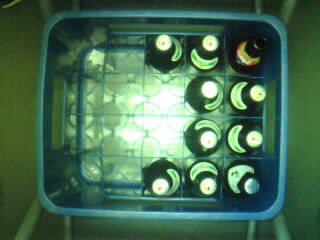
#> input picture samples/file-2020-02-05 11:36:07.632.jpg, 320 x 240 px
$ python barrel_distortion.py
#> lines starting #> are read from the running program, lines starting #| are printed output that depends on the picture
#> further down, src is the input picture: shape (240, 320, 3); mean B, G, R 82.2, 110, 71
import math
import cv2
import numpy as np

# adapted from https://stackoverflow.com/a/26613004/2752278

def remove_barrel(src, distortion, focal_length):
#> called with distortion = -0.0001, focal_length = 8
    width  = src.shape[1]
#> width = 320
    height = src.shape[0]
#> height = 240

    distCoeff = np.zeros((4,1),np.float64)

    k1 = distortion; # negative to remove barrel distortion
    k2 = 0.0;
    p1 = 0.0;
    p2 = 0.0;

    distCoeff[0,0] = k1;
    distCoeff[1,0] = k2;
    distCoeff[2,0] = p1;
    distCoeff[3,0] = p2;

    # assume unit matrix for camera
    cam = np.eye(3,dtype=np.float32)

    cam[0,2] = width/2.0  # define center x
    cam[1,2] = height/2.0 # define center y
    cam[0,0] = focal_length        # define focal length x
    cam[1,1] = focal_length        # define focal length y

    return cv2.undistort(src,cam,distCoeff)
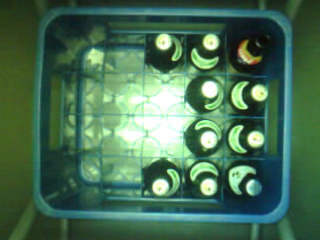
#> returned value: shape (240, 320, 3); mean of channels 0, 1, 2 84.2, 111.3, 71.5; drawn as B, G, R

if __name__ == '__main__':
    src = cv2.imread("./samples/file-2020-02-05 11:36:07.632.jpg")
    dst = remove_barrel(src, -1.0e-4, 8.)
    cv2.imshow('dst', dst)
    cv2.waitKey(0)

$ run again, with samples/file-2020-02-05 11:08:08.438.jpg copied over samples/file-2020-02-05 11:36:07.632.jpg
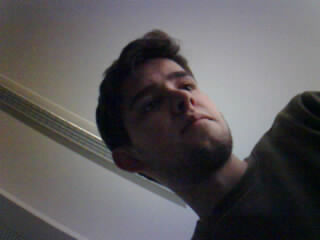
#> input picture samples/file-2020-02-05 11:08:08.438.jpg, 320 x 240 px
#> src is the input picture: shape (240, 320, 3); mean B, G, R 90, 88.4, 91.2
#> in remove_barrel, `return cv2.undistort(src,cam,distCoeff)`:
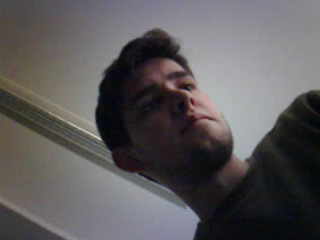
#> returned value: shape (240, 320, 3); mean of channels 0, 1, 2 91, 89.5, 92.4; drawn as B, G, R

$ run again, with samples/file-2020-02-05 11:08:39.502.jpg copied over samples/file-2020-02-05 11:36:07.632.jpg
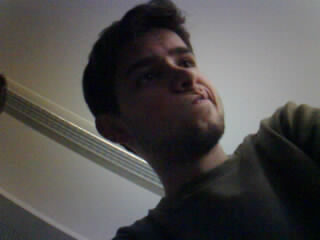
#> input picture samples/file-2020-02-05 11:08:39.502.jpg, 320 x 240 px
#> src is the input picture: shape (240, 320, 3); mean B, G, R 76.4, 77.7, 79.9
#> in remove_barrel, `return cv2.undistort(src,cam,distCoeff)`:
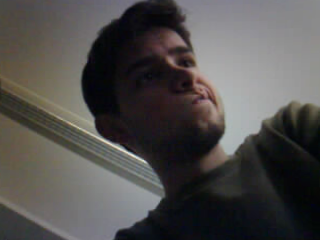
#> returned value: shape (240, 320, 3); mean of channels 0, 1, 2 77.1, 78.5, 80.9; drawn as B, G, R
